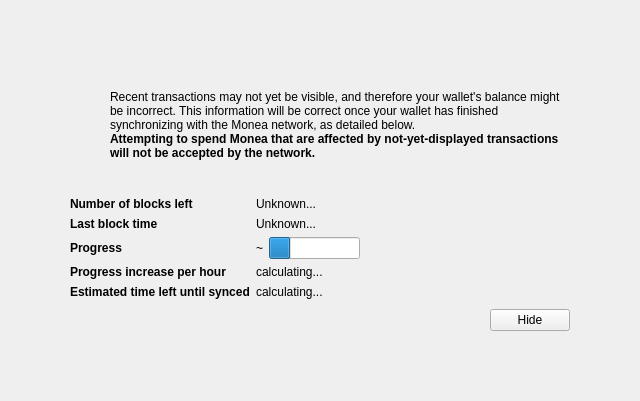
<?xml version="1.0" encoding="UTF-8"?>
<ui version="4.0">
 <class>ModalOverlay</class>
 <widget class="ModalOverlay" name="ModalOverlay">
  <property name="geometry">
   <rect>
    <x>0</x>
    <y>0</y>
    <width>640</width>
    <height>401</height>
   </rect>
  </property>
  <property name="windowTitle">
   <string>Form</string>
  </property>
  <layout class="QVBoxLayout" name="verticalLayout" stretch="0">
   <property name="sizeConstraint">
    <enum>QLayout::SetDefaultConstraint</enum>
   </property>
   <property name="leftMargin">
    <number>0</number>
   </property>
   <property name="topMargin">
    <number>0</number>
   </property>
   <property name="rightMargin">
    <number>0</number>
   </property>
   <property name="bottomMargin">
    <number>0</number>
   </property>
   <item>
    <widget class="QWidget" name="bgWidget" native="true">
     <property name="styleSheet">
      <string notr="true"/>
     </property>
     <layout class="QVBoxLayout" name="verticalLayoutMain" stretch="0">
      <property name="leftMargin">
       <number>60</number>
      </property>
      <property name="topMargin">
       <number>60</number>
      </property>
      <property name="rightMargin">
       <number>60</number>
      </property>
      <property name="bottomMargin">
       <number>60</number>
      </property>
      <item>
       <widget class="QWidget" name="contentWidget" native="true">
        <property name="styleSheet">
         <string notr="true"/>
        </property>
        <layout class="QVBoxLayout" name="verticalLayoutSub" stretch="1,0,0,0,0">
         <property name="spacing">
          <number>0</number>
         </property>
         <property name="leftMargin">
          <number>10</number>
         </property>
         <property name="topMargin">
          <number>10</number>
         </property>
         <property name="rightMargin">
          <number>10</number>
         </property>
         <property name="bottomMargin">
          <number>10</number>
         </property>
         <item>
          <layout class="QHBoxLayout" name="horizontalLayoutIconText" stretch="0,1">
           <property name="topMargin">
            <number>20</number>
           </property>
           <item>
            <layout class="QVBoxLayout" name="verticalLayoutIcon">
             <property name="leftMargin">
              <number>0</number>
             </property>
             <item>
              <widget class="QPushButton" name="warningIcon">
               <property name="enabled">
                <bool>false</bool>
               </property>
               <property name="text">
                <string/>
               </property>
               <property name="icon">
                <iconset>
                 <normaloff>:/icons/warning</normaloff>
                 <disabledoff>:/icons/warning</disabledoff>:/icons/warning</iconset>
               </property>
               <property name="iconSize">
                <size>
                 <width>48</width>
                 <height>48</height>
                </size>
               </property>
               <property name="flat">
                <bool>true</bool>
               </property>
              </widget>
             </item>
             <item>
              <spacer name="verticalSpacerWarningIcon">
               <property name="orientation">
                <enum>Qt::Vertical</enum>
               </property>
               <property name="sizeHint" stdset="0">
                <size>
                 <width>20</width>
                 <height>40</height>
                </size>
               </property>
              </spacer>
             </item>
            </layout>
           </item>
           <item>
            <layout class="QVBoxLayout" name="verticalLayoutInfoText">
             <property name="leftMargin">
              <number>0</number>
             </property>
             <property name="topMargin">
              <number>0</number>
             </property>
             <item>
              <widget class="QLabel" name="infoText">
               <property name="text">
                <string>Recent transactions may not yet be visible, and therefore your wallet's balance might be incorrect. This information will be correct once your wallet has finished synchronizing with the Monea network, as detailed below.</string>
               </property>
               <property name="textFormat">
                <enum>Qt::RichText</enum>
               </property>
               <property name="wordWrap">
                <bool>true</bool>
               </property>
              </widget>
             </item>
             <item>
              <widget class="QLabel" name="infoTextStrong">
               <property name="font">
                <font>
                 <weight>75</weight>
                 <bold>true</bold>
                </font>
               </property>
               <property name="text">
                <string>Attempting to spend Monea that are affected by not-yet-displayed transactions will not be accepted by the network.</string>
               </property>
               <property name="textFormat">
                <enum>Qt::RichText</enum>
               </property>
               <property name="wordWrap">
                <bool>true</bool>
               </property>
              </widget>
             </item>
             <item>
              <spacer name="verticalSpacerInTextSpace">
               <property name="orientation">
                <enum>Qt::Vertical</enum>
               </property>
               <property name="sizeHint" stdset="0">
                <size>
                 <width>20</width>
                 <height>40</height>
                </size>
               </property>
              </spacer>
             </item>
            </layout>
           </item>
          </layout>
         </item>
         <item>
          <spacer name="verticalSpacerAfterText">
           <property name="orientation">
            <enum>Qt::Vertical</enum>
           </property>
           <property name="sizeHint" stdset="0">
            <size>
             <width>20</width>
             <height>40</height>
            </size>
           </property>
          </spacer>
         </item>
         <item>
          <layout class="QFormLayout" name="formLayout">
           <property name="fieldGrowthPolicy">
            <enum>QFormLayout::FieldsStayAtSizeHint</enum>
           </property>
           <property name="horizontalSpacing">
            <number>6</number>
           </property>
           <property name="verticalSpacing">
            <number>6</number>
           </property>
           <property name="topMargin">
            <number>10</number>
           </property>
           <item row="0" column="0">
            <widget class="QLabel" name="labelNumberOfBlocksLeft">
             <property name="font">
              <font>
               <weight>75</weight>
               <bold>true</bold>
              </font>
             </property>
             <property name="text">
              <string>Number of blocks left</string>
             </property>
            </widget>
           </item>
           <item row="0" column="1">
            <widget class="QLabel" name="numberOfBlocksLeft">
             <property name="text">
              <string>Unknown...</string>
             </property>
            </widget>
           </item>
           <item row="1" column="0">
            <widget class="QLabel" name="labelLastBlockTime">
             <property name="font">
              <font>
               <weight>75</weight>
               <bold>true</bold>
              </font>
             </property>
             <property name="text">
              <string>Last block time</string>
             </property>
            </widget>
           </item>
           <item row="1" column="1">
            <widget class="QLabel" name="newestBlockDate">
             <property name="sizePolicy">
              <sizepolicy hsizetype="Maximum" vsizetype="Preferred">
               <horstretch>0</horstretch>
               <verstretch>0</verstretch>
              </sizepolicy>
             </property>
             <property name="text">
              <string>Unknown...</string>
             </property>
            </widget>
           </item>
           <item row="2" column="0">
            <widget class="QLabel" name="labelSyncDone">
             <property name="font">
              <font>
               <weight>75</weight>
               <bold>true</bold>
              </font>
             </property>
             <property name="text">
              <string>Progress</string>
             </property>
            </widget>
           </item>
           <item row="2" column="1">
            <layout class="QHBoxLayout" name="horizontalLayoutSync" stretch="0,1">
             <item>
              <widget class="QLabel" name="percentageProgress">
               <property name="text">
                <string>~</string>
               </property>
              </widget>
             </item>
             <item>
              <widget class="QProgressBar" name="progressBar">
               <property name="value">
                <number>24</number>
               </property>
               <property name="format">
                <string/>
               </property>
              </widget>
             </item>
            </layout>
           </item>
           <item row="4" column="0">
            <widget class="QLabel" name="labelProgressIncrease">
             <property name="font">
              <font>
               <weight>75</weight>
               <bold>true</bold>
              </font>
             </property>
             <property name="text">
              <string>Progress increase per hour</string>
             </property>
            </widget>
           </item>
           <item row="4" column="1">
            <widget class="QLabel" name="progressIncreasePerH">
             <property name="text">
              <string>calculating...</string>
             </property>
            </widget>
           </item>
           <item row="5" column="0">
            <widget class="QLabel" name="labelEstimatedTimeLeft">
             <property name="font">
              <font>
               <weight>75</weight>
               <bold>true</bold>
              </font>
             </property>
             <property name="text">
              <string>Estimated time left until synced</string>
             </property>
            </widget>
           </item>
           <item row="5" column="1">
            <widget class="QLabel" name="expectedTimeLeft">
             <property name="text">
              <string>calculating...</string>
             </property>
            </widget>
           </item>
          </layout>
         </item>
         <item>
          <layout class="QHBoxLayout" name="horizontalLayoutButtons">
           <property name="leftMargin">
            <number>10</number>
           </property>
           <property name="topMargin">
            <number>10</number>
           </property>
           <item>
            <spacer name="horizontalSpacer">
             <property name="orientation">
              <enum>Qt::Horizontal</enum>
             </property>
             <property name="sizeHint" stdset="0">
              <size>
               <width>40</width>
               <height>20</height>
              </size>
             </property>
            </spacer>
           </item>
           <item>
            <widget class="QPushButton" name="closeButton">
             <property name="text">
              <string>Hide</string>
             </property>
            </widget>
           </item>
          </layout>
         </item>
         <item>
          <layout class="QVBoxLayout" name="verticalLayout_2">
           <item>
            <spacer name="verticalSpacer">
             <property name="orientation">
              <enum>Qt::Vertical</enum>
             </property>
             <property name="sizeHint" stdset="0">
              <size>
               <width>20</width>
               <height>40</height>
              </size>
             </property>
            </spacer>
           </item>
          </layout>
         </item>
        </layout>
       </widget>
      </item>
     </layout>
    </widget>
   </item>
  </layout>
 </widget>
 <customwidgets>
  <customwidget>
   <class>ModalOverlay</class>
   <extends>QWidget</extends>
   <header>modaloverlay.h</header>
   <container>1</container>
  </customwidget>
 </customwidgets>
 <resources/>
 <connections/>
</ui>
